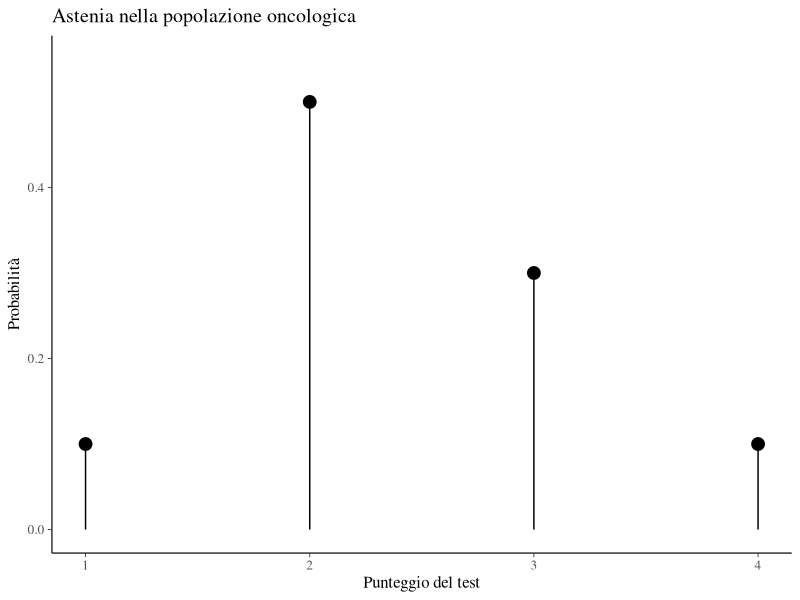

The R script that drew this image:
## ---- chunk 1
suppressPackageStartupMessages({
  library("here")
  library("tidyverse")
  library("scales")
  library("bayesplot")
})

theme_set(bayesplot::theme_default(base_size = 12))
bayesplot::color_scheme_set("gray")
set.seed(84735)

knitr::opts_chunk$set(
  collapse = TRUE,
  tidy = 'styler',
  fig.width = 6,
  fig.asp = 0.618 # 1 / phi
)
## ---- chunk 2
# valori della variabile aleatoria
y <- 1:4

# probabilità
py <- c(0.1, 0.5, 0.3, 0.1)

d <- data.frame(y, py)

d %>% 
  ggplot(aes(y, py)) +
  geom_point(size = 4) +
  geom_linerange(aes(x=y, ymax=py, ymin=0.0)) +
  ylim(0, 0.55) +
  labs(
    title = "Astenia nella popolazione oncologica",
    x = "Punteggio del test",
    y = "Probabilità"
  )
## ---- chunk 3
1 * 0.1 + 2 * 0.5 + 3 * 0.3 + 4 * 0.1
## ---- chunk 4
ev_y <- sum(y * py)
ev_y
## ---- chunk 5
sample_distr = function(n) { 
  sample(
    x = 1:4, 
    n, 
    replace = TRUE, 
    prob = c(0.1, 0.5, 0.3, 0.1)
  ) 
}
## ---- chunk 6
x <- sample_distr(1e5)
## ---- chunk 7
mean(x)
## ---- chunk 8
sum((y - ev_y)^2 * py)
## ---- chunk 9
sum(y^2 * py) - ev_y^2
## ---- chunk 10
var(x)
## ---- chunk 11
utils::sessionInfo()
